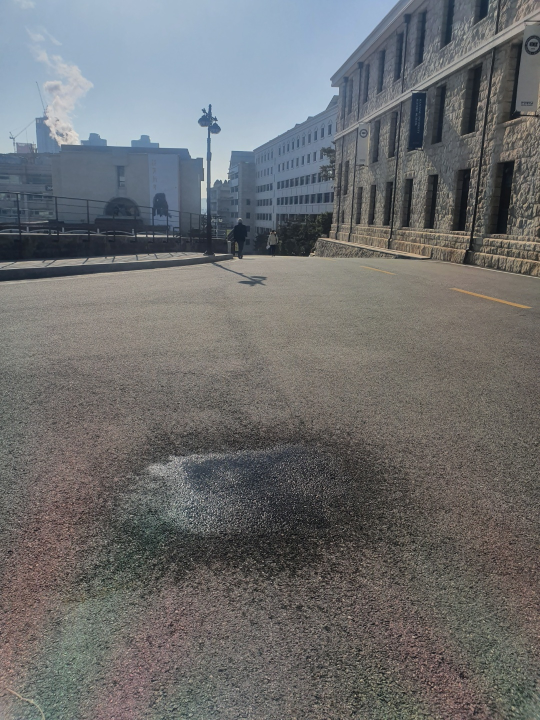
#> input picture Desktop/project-master (1)/project-master/project/polaris filter2/image seed/1.jpg, 1080 x 1440 px, given in place of the camera (shown at 1/2 size)
$ python 'Threshold Method_edit0.py'
#> lines starting #> are read from the running program, lines starting #| are printed output that depends on the picture; after the words box and inside, x2 and y2 are one past the last pixel; in counts of white or black regions, pixels touching at a corner belong together
import os
import cv2
import numpy as np
import math
import sys

'''
1. 웹캠 이미지 리드
2. 그레이스케일로 변환
3. 픽셀 값의 평균으로 필터링: 평균값보다 크면 255(white), 작으면 0(black)
4. ROI 구역 설정 후 ROI 부분만 출력
'''
def im_trim(img, x, y, w, h):

    (a, b) = img.shape[:2]
    center = (b/3 , a/1.5)
    angle90 = 90
    scale = 1.0
    M = cv2.getRotationMatrix2D(center, angle90, scale)
    img = cv2.warpAffine(img, M, (a, b))
    '''
    x = 100; y = 100; #자르고 싶은 지점의 x좌표와 y좌표 지정
    w = 200; h = 200; #x로부터 width, y로부터 height를 지정
    '''
    img_trim = img[y:y+h, x:x+w] #trim한 결과를 img_trim에 담는다
    return img_trim

def grayscale(img): # 그레이스케일로 이미지 변환
    return cv2.cvtColor(img, cv2.COLOR_RGB2GRAY)

def Filter(img, value = 0): # 픽셀 값 평균을 기준으로 필터링
    average = img.mean()

    if value == 0:
        ret,img_filter = cv2.threshold(img, average, 255, cv2.THRESH_BINARY)
    else:
        ret,img_filter = cv2.threshold(img, average*value, 255, cv2.THRESH_BINARY)
        #ret,img_filter = cv2.threshold(img, value, 255, cv2.THRESH_BINARY)

    return img_filter

def count_pixel(img): # 픽셀 값이 0인 픽셀 COUNT
    number = cv2.countNonZero(img)

    return number

def pixel_ratio(img1, img2): # 픽셀 값 0 비율 계산
    if count_pixel(img1) == 0 and count_pixel(img2) ==0 :
        ratio = 0.99
    elif count_pixel(img1) < count_pixel(img2):
        ratio = count_pixel(img1)/count_pixel(img2)
    else:
        ratio = count_pixel(img2)/count_pixel(img1)
    return ratio*100

def pixel_ratio0(img1, img2): # 픽셀 값 0 비율 계산
    ratio = 1-abs((count_pixel(img2)-count_pixel(img1))/img1.size)
    return ratio*100

def nothing(x):
    pass #더미 함수 생성... 트랙 바 생성시 필요하므로

def same_bright(frame, gap):
    if gap>=0:
        M = np.ones(frame.shape, dtype = "uint8") * abs(int(gap))
        transform = cv2.add(frame, M)
    else:
        M = np.ones(frame.shape, dtype = "uint8") * abs(int(gap))
        transform = cv2.subtract(frame, M)

    return transform

def seperated_image_ratio(frame1, frame2, unit): #unit의 수만큼 이미지를 분할하여 분할된 이미지의 pixel_ratio를 array에 저장
    ratio_arr = np.zeros((unit,unit), dtype = int)
    U = int(frame1.shape[0]/unit)
    white = (255,255,255)
    black = (0,0,0)

    #격자 그리기
    for x in range(unit): cv2.line(frame2, (U*x, 0), (U*x, U*unit), black, 1, 4)
    for y in range(unit): cv2.line(frame2, (0, U*y), (U*unit, U*y), black, 1, 4)

    #ratio 행렬 생성
    for i in range(unit):
        for j in range(unit):
            img_trim1 = frame1[i*U:(i+1)*U, j*U:(j+1)*U]
            img_trim2 = frame2[i*U:(i+1)*U, j*U:(j+1)*U]
            ratio = int(pixel_ratio0(img_trim1, img_trim2))
            ratio_arr[i,j] = ratio

            text = '('+str(i)+','+str(j)+')'
            #cv2.putText(frame2, text, (j*U+int(U*0.2), i*U+int(U*0.4)), 1, 0.5, black)
            cv2.putText(frame2, str(ratio), (j*U+int(U*0.3), i*U+int(U*0.8)), 1, 0.6, black)
            #cv2.line(frame1, (int(U*(i+0.5)), int(U*(j+0.5))), (int(U*(i+0.5)), int(U*(j+0.5))), (0,0,0), 5)

    return ratio_arr

def seperated_image_xor(frame1, unit):
    ratio_arr = np.zeros((unit,unit), dtype = int)
    U = int(frame1.shape[0]/unit)
    white = (255,255,255)
    black = (0,0,0)

    #격자 그리기
    for x in range(unit): cv2.line(frame1, (U*x, 0), (U*x, U*unit), white, 1, 4)
    for y in range(unit): cv2.line(frame1, (0, U*y), (U*unit, U*y), white, 1, 4)

    #ratio 행렬 생성
    for i in range(unit):
        for j in range(unit):
            img_trim = frame1[i*U:(i+1)*U, j*U:(j+1)*U]
            ratio = int(count_pixel(img_trim) * 100/ img_trim.size)
            ratio_arr[i,j] = ratio

            text = '('+str(i)+','+str(j)+')'
            cv2.putText(frame1, text, (j*U+int(U*0.2), i*U+int(U*0.4)), 1, 0.5, white)
            cv2.putText(frame1, str(ratio), (j*U+int(U*0.3), i*U+int(U*0.8)), 1, 0.6, white)
            #cv2.line(frame1, (int(U*(i+0.5)), int(U*(j+0.5))), (int(U*(i+0.5)), int(U*(j+0.5))), (0,0,0), 5)

    return ratio_arr

def wetpoint_list(r_arr): # 1. 각각의 unit의 인접한 unit의 ratio값의 차가 일정 값을 넘으면 wet list에 좌표 값 저장
                          # 2. unit의 ratio값이 일정 값을 넘으면 wet list에 좌표 값 저장
    wet = []
    for i in range(len(r_arr[0])):
        for j in range(len(r_arr[1])):

            R = r_arr[i,j]

            Rlst = []
            if (1<=i<=len(r_arr[0])-2 and 1<=j<=len(r_arr[1])-2):
                for m in range(3):
                    for n in range(3):
                        Rlst.append(r_arr[i-1+m,j-1+n])
            for r in Rlst:
                if r-R > 25:
                    wet.append((i,j))
                if wet != []:
                    if wet[-1] == (i,j):
                        break

            if wet != []:
                if wet[-1] != (i,j):
                    if np.mean(r_arr)-R > 50 and R!=0:
                        wet.append((i,j))

    return wet

def reinforce_wet_list(arr, wet):
    wet_arr = np.zeros(arr.shape, dtype = int)
    wet_lst = []

    # wet 리스트의 좌표 값을 wet_arr에 1로 표시
    for n in wet:
        x = n[1]
        y = n[0]
        wet_arr[x,y] = 1

    #2*2 구역의 값이 모두 1이면 값을 -1로 초기화
    for i in range(len(arr[0])):
        for j in range(len(arr[1])):
            if i+1<len(arr[0])-1 and j+1<len(arr[1])-1:
                if wet_arr[i,j]*wet_arr[i+1,j]*wet_arr[i,j+1]*wet_arr[i+1,j+1] == 1:
                   wet_lst.append((i,j))
                   wet_lst.append((i+1,j))
                   wet_lst.append((i,j+1))
                   wet_lst.append((i+1,j+1))

    wet_lst = list(set(wet_lst))
    return wet_lst

def pointing_wet(frame, lst, unit):
    U = int(frame.shape[0]/unit)
    for n in lst:
        cv2.line(frame, (int(U*(n[1]+0.5)), int(U*(n[0]+0.5))), (int(U*(n[1]+0.5)), int(U*(n[0]+0.5))), (0,0,0), 7)

def boxing_wet(frame, lst, unit): # wet list의 젖은 픽셀 좌표를 box로 화면에 표시
    U = int(frame.shape[0]/unit)
    thick = 2
    for n in lst:
        x = n[1]
        y = n[0]
        cv2.line(frame, (U*x, U*y), (U*x, U*(y+1)), (0,0,255), thick, 4)
        cv2.line(frame, (U*x, U*y), (U*(x+1), U*y), (0,0,255), thick, 4)
        cv2.line(frame, (U*(x+1), U*y), (U*(x+1), U*(y+1)), (0,0,255), thick, 4)
        cv2.line(frame, (U*x, U*(y+1)), (U*(x+1), U*(y+1)), (0,0,255), thick, 4)

cap1 = cv2.VideoCapture(0) # 외장형 USB 웹캠1 (위쪽이 0번)-R
cap2 = cv2.VideoCapture(1) # 외장형 USB 웹캠2 (아래쪽이 1번)-L

cv2.namedWindow('Binary') #트랙바를 붙일 윈도우를 생성
cv2.resizeWindow('Binary',400,120)
cv2.createTrackbar('threshold','Binary', 0, 150, nothing) #트랙바를 이름이'Binary'인 윈도우에 붙임'
cv2.setTrackbarPos('threshold', 'Binary', 100) #초기값 100
cv2.createTrackbar('X','Binary', 0, 100, nothing) #트랙바를 이름이'Binary'인 윈도우에 붙임'
cv2.setTrackbarPos('X', 'Binary', 40) #초기값 40
cv2.createTrackbar('Y','Binary', 150, 250, nothing) #트랙바를 이름이'Binary'인 윈도우에 붙임'
cv2.setTrackbarPos('Y', 'Binary', 200) #초기값 200

#sys.stdout = open('output.txt','w') #print 값 output.txt파일로 저장

count = 0
unit = 15 #pixel이 300*300 이므로 unit은 300의 약수여야함
while True:
    ret1, f1 = cap1.read()
#> f1 is the input picture: shape (1440, 1080, 3); mean B, G, R 110.7, 110, 109
    ret2, f2 = cap2.read()

    TH = cv2.getTrackbarPos('threshold','Binary')*0.01 # threshold 필터링 값
    x = cv2.getTrackbarPos('X','Binary') # frame2의 x축 값 변경
    y = cv2.getTrackbarPos('Y','Binary') # frame2의 y축 값 변경

    if (ret1 and ret2):

        frame1_rgb = im_trim(f1, 72, 100, 300, 300)
        frame2_rgb = im_trim(f2, x, y, 300, 300) # x 초기값 40, y 초기값 200
#> call 2 of im_trim, with x = 40, y = 200, w = 300, h = 300
#> in im_trim (call 2), `img_trim = img[y:y+h, x:x+w]`:
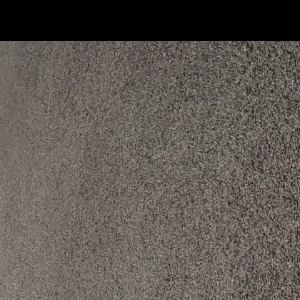
#> img_trim: shape (300, 300, 3); mean of channels 0, 1, 2 81.3, 87.8, 93.2; drawn as B, G, R

        frame1 = grayscale(frame1_rgb)
        frame2 = grayscale(frame2_rgb)

        average1 = frame1.mean()
#> average1 = 51.03
        average2 = frame2.mean()
#> average2 = 86.47
        gap = average1 - average2
#> gap = -35.44

        frame2_c = same_bright(frame2, gap)
#> in same_bright, `M = np.ones(frame.shape, dtype = "uint8") * abs(int(gap))`: M: shape (300, 300); every value is 35
#> in same_bright, `transform = cv2.subtract(frame, M)`:
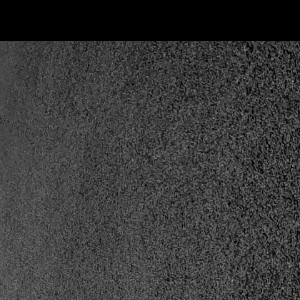
#> transform: shape (300, 300); min 0, max 151, mean 56.3

        average2_c = frame2_c.mean()
#> average2_c = 56.26

        thresh1 = Filter(frame1, TH)
#> in Filter, `average = img.mean()`: average = 51.03
#> in Filter, `ret,img_filter = cv2.threshold(img, average*value, 255, cv2.THRESH_BIN..`:
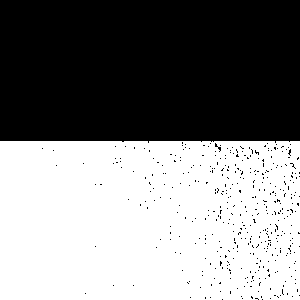
#> img_filter: shape (300, 300); 52.2% white; 416 black regions (415 under 20 px), largest, box (x1, y1, x2, y2) and area: (0, 0, 300, 143) 42310
#> in Filter, `ret,img_filter = cv2.threshold(img, average*value, 255, cv2.THRESH_BIN..`: ret = 51
        thresh2 = Filter(frame2_c, TH)
#> in Filter (call 2), `ret,img_filter = cv2.threshold(img, average*value, 255, cv2.THRESH_BIN..`: img_filter: shape (300, 300); 61.7% white; 2236 black regions (2121 under 20 px), largest, box (x1, y1, x2, y2) and area: (0, 0, 300, 239) 20809, (224, 178, 271, 218) 499, (257, 243, 290, 300) 420

        thresh3 = cv2.bitwise_xor(thresh1, thresh2) # t1, t2 이미지 겹치는 부분 0으로 변환
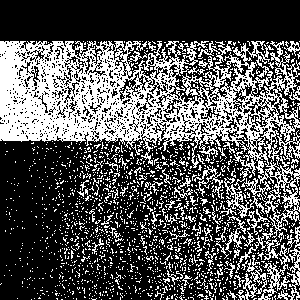
#> thresh3: shape (300, 300); 34% white in thin lines or dots, all inside (x1, y1, x2, y2) = (0, 41, 300, 300)
        xor_ratio = count_pixel(thresh3) * 100/ thresh3.size
#> in count_pixel, `number = cv2.countNonZero(img)`: number = 30595
#> xor_ratio = 33.99
        #xor_ratio_arr = seperated_image_xor(thresh3, 10)

        r_arr = seperated_image_ratio(thresh1, thresh2, unit)
#> after the loop in seperated_image_ratio, `for x in range(unit): cv2.line(frame2, (U*x, 0), (U*x, U*unit), black,..`: frame2: shape (300, 300); 58.5% white; 1739 black regions (1695 under 20 px), largest, box (x1, y1, x2, y2) and area: (0, 0, 300, 300) 30399, (287, 226, 300, 300) 361, (225, 117, 239, 140) 114
#> after the loop in seperated_image_ratio, `for y in range(unit): cv2.line(frame2, (0, U*y), (U*unit, U*y), black,..`:
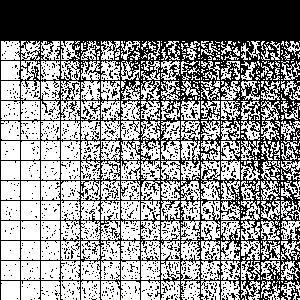
#> frame2: shape (300, 300); 55.8% white; 1375 black regions (1360 under 20 px), largest, box (x1, y1, x2, y2) and area: (0, 0, 300, 300) 35745, (228, 263, 235, 278) 39, (190, 107, 198, 119) 32
#> the loop in seperated_image_ratio, `for i in range(unit):` made 15 passes
#> after the loop in seperated_image_ratio, `for i in range(unit):`:
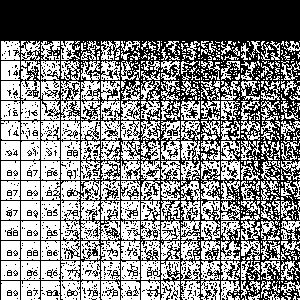
#> frame2: shape (300, 300); 51.6% white; 941 black regions (894 under 20 px), largest, box (x1, y1, x2, y2) and area: (0, 0, 300, 300) 39330, (186, 107, 198, 119) 60, (25, 87, 39, 98) 56
#> after the loop in seperated_image_ratio, `for i in range(unit):`:
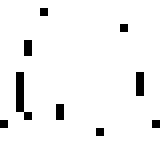
#> img_trim1: shape (20, 20) (shown 8 times larger); 95.5% white; black in thin lines or dots, all inside (x1, y1, x2, y2) = (0, 1, 20, 17)
        p_ratio = int(np.mean(r_arr))
#> p_ratio = 65

        wet = wetpoint_list(r_arr)
#> the loop in wetpoint_list, `for i in range(len(r_arr[0])):` made 15 passes
#> after the loop in wetpoint_list, `for i in range(len(r_arr[0])):`: wet = 28 pairs, first value 2 to 6, second value 0 to 13
#> wet = 28 pairs, first value 2 to 6, second value 0 to 13
        wet = reinforce_wet_list(r_arr, wet)
#> the loop in reinforce_wet_list, `for n in wet:` made 28 passes
#> n on passes 1 to 12: (2, 1), (2, 2), (2, 3), (2, 4), (2, 5), (2, 6), (2, 7), (2, 8), (2, 9), (2, 10), (2, 11), (2, 12)
#> the loop in reinforce_wet_list, `for i in range(len(arr[0])):` made 15 passes
        boxing_wet(frame1_rgb, wet, unit)

        '''
        for k in wet:
            if (k[0]+1,k[1]) in wet and (k[0],k[1]+1) in wet and (k[0]+1,k[1]+1) in wet:
                count += 1
            else: count = 0
        '''
        if len(wet) > 3:
            count += 1
        else:
            count = 0

        if count > 50:
            print('',\
            'W.P '+str(len(wet)),\
            'R: '+ str(p_ratio),\
            'TH: ' + str(TH),\
            'GAP: ' + str(int(gap)),\
            'A1: ' + str(int(average1)),\
            'XOR: ' + str(int(xor_ratio)),\
            'COUNT: ' + str(count),\
            'WET ROAD DETECTED!!!',\
            '',\
            sep = ' | ')

            count = 0

        else:
            print('',\
            'W.P '+str(len(wet)),\
            'R: '+ str(p_ratio),\
            'TH: ' + str(TH),\
            'GAP: ' + str(int(gap)),\
            'A1: ' + str(int(average1)),\
            'XOR: ' + str(int(xor_ratio)),\
            'COUNT: ' + str(count),\
            '',\
            sep = ' | ')
#|  | W.P 0 | R: 65 | TH: 1.0 | GAP: -35 | A1: 51 | XOR: 33 | COUNT: 0 |

        cv2.imshow("1", thresh1)
        cv2.imshow("2", thresh2)
        #cv2.imshow("3", thresh3)
        cv2.imshow("ORIGIN1", frame1_rgb)
        #cv2.imshow("ORIGIN2", frame2_c)

    if cv2.waitKey(1) & 0xFF == ord('q'):
#> (key q is pressed here)
        break
    # 사용자가 키보드 q 누르면 Opencv 종료

cap1.release()
cap2.release()
cv2.destroyAllWindows() # 리소스 반환
cv2.waitKey(0)
